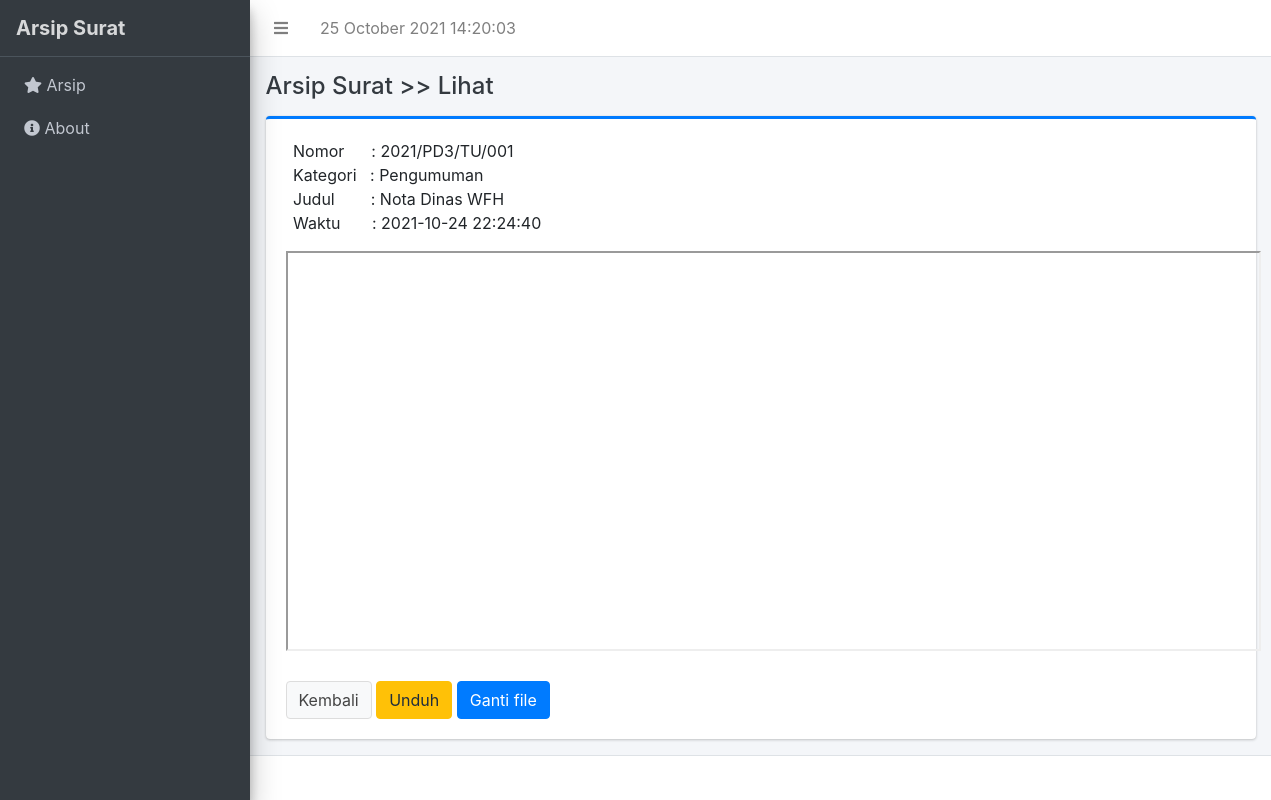
The page /arsip/lihat/26 on the database its author committed.
### tables this page shows
CREATE TABLE `tb_surat` (
  `id_surat` int(11) NOT NULL,
  `nomor_surat` text NOT NULL,
  `kategori_surat` text NOT NULL,
  `judul_surat` text NOT NULL,
  `waktu_pengarsipan` datetime NOT NULL,
  `path` text NOT NULL
);

### application/controllers/Arsip.php (called while the page is built, shortened)
<?php
class Arsip extends CI_Controller
{
	public function __construct()
	{
		$this->load->helper('tglindo');
		$this->load->model('Arsip_model', 'arsip');
	}
	public function lihat($id_surat)
	{
		$data['title'] = 'Arsip Surat >> Lihat';
		$data['unduh_satuan'] = $this->db->get_where('tb_surat', ['id_surat' => $id_surat])->result_array();
		$data['list_surat'] = $this->arsip->getSuratId($id_surat);
		$data['surat'] = $this->db->get('tb_surat')->result_array();
		$this->load->view('templates/header', $data);
		$this->load->view('templates/sidebar_arsip', $data);
		$this->load->view('arsip/detail', $data);
		$this->load->view('templates/footer');
	}
}

### index.php (called while the page is built, shortened)
<?php
require_once BASEPATH.'core/CodeIgniter.php';

### application/views/arsip/detail.php (the view, shortened to what this page needs)
<div class="content-wrapper">
    <div class="content-header">
        <div class="container-fluid">
            <h4 class="m-0 text-dark"><?php echo $title; ?></h4>
        </div>
    </div>
    <section class="content">
        <div class="container-fluid">
            <div class="row">
                <div class="col-md-12">
                    <div class="card card-primary card-outline">
                        <div class="card-body">
                            <div class="col-sm-9 invoice-col">
                                <address>
                                    Nomor &nbsp; &nbsp; &nbsp;: <?php echo $list_surat['nomor_surat']; ?> <br>
                                    Kategori &nbsp; : <?php echo $list_surat['kategori_surat']; ?> <br>
                                    Judul &nbsp; &nbsp; &nbsp; &nbsp;: <?php echo $list_surat['judul_surat']; ?> <br>
                                    Waktu &nbsp; &nbsp; &nbsp; : <?php echo $list_surat['waktu_pengarsipan']; ?>
                                </address>
                            </div>
                            <iframe src="<?php echo base_url('assets/file/' . $list_surat['path']); ?>" width="975px" height="400px"></iframe><br><br>
                            <a href="<?php echo base_url('arsip/index'); ?>" type="button" class="btn btn-default"> Kembali</a>
                            <a href="<?php echo base_url('arsip/unduh/' . $list_surat['id_surat']); ?>" target="_blank" class="btn btn-warning">Unduh</a>
                            <a href="<?php echo base_url('arsip/ubah/' . $list_surat['id_surat']); ?>" class=" btn btn-primary">Ganti file</a>
                        </div>
                    </div>
                </div>
            </div>
        </div>
</div>
</div>

### rows shown on the page
tb_surat: nomor_surat "2021/PD3/TU/001", kategori_surat "Pengumuman", judul_surat "Nota Dinas WFH", waktu_pengarsipan "2021-10-24 22:24:40"

### other values the page prints
$title "Arsip Surat >> Lihat"
